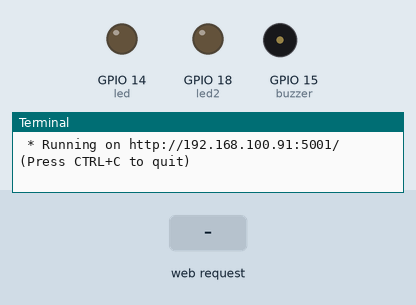
Recording of a program running on a simulated Raspberry Pi (BCM pin numbers). On the bench: output pins drawn as LEDs (lit = HIGH), buzzer (waves = sounding, pin HIGH), the last lines printed to the terminal. Inputs (shaded band) come from the test bench. The clock reads 2024-03-15 10:24:30 at power-on unless the program sets it.

Above: at 1.2 s.
1.3 s: HTTP request for /led/on received
At 1.6 s:
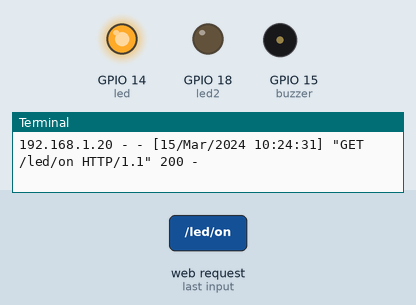
2.8 s: HTTP request for /buzzer/on received
At 3.9 s:
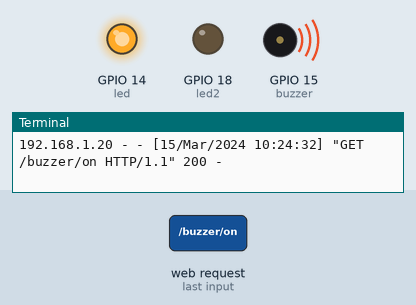
4.3 s: HTTP request for /led/off received
At 5.1 s:
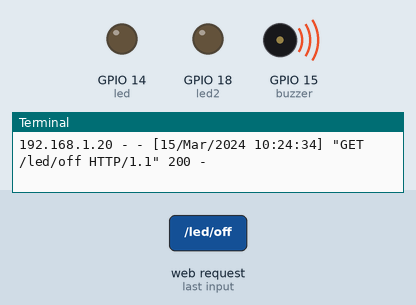
5.8 s: HTTP request for /led2/on received
At 6.2 s:
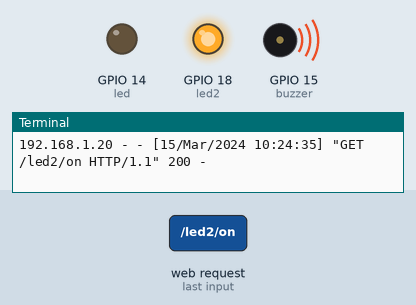
7.3 s: HTTP request for /buzzer/off received
At 8.5 s:
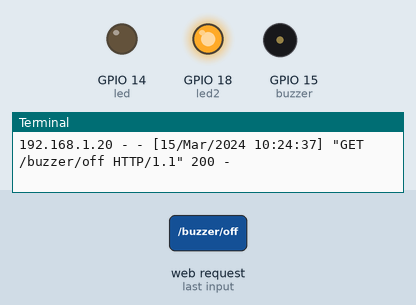
8.8 s: HTTP request for /led2/off received
At 9.7 s:
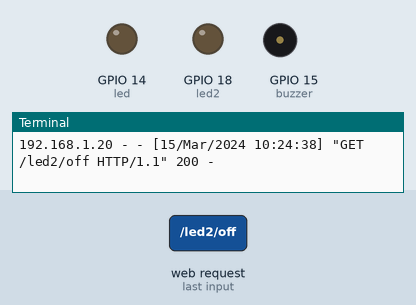
Timing chart, 0 to 11.3 s (numbered marks = the images above; inputs shaded):
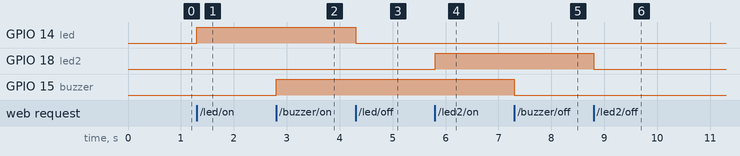

The program:

iot.py
```python
import RPi.GPIO as GPIO
from flask import Flask, render_template, request
from gpiozero import DistanceSensor
from time import sleep

app = Flask(__name__)

GPIO.setmode(GPIO.BCM)
GPIO.setwarnings(False)
led = 14
led2 = 18
buzzer = 15

ledSts = 0
buzzerSts = 0

GPIO.setup(led, GPIO.OUT)
GPIO.setup(buzzer, GPIO.OUT)
GPIO.setup(led2, GPIO.OUT)
GPIO.output(led, GPIO.LOW)
GPIO.output(buzzer, GPIO.LOW)

@app.route("/")
def index():

    ledSts = GPIO.input(led)
    led2Sts = GPIO.input(led)
    buzzerSts = GPIO.input(buzzer)
    dist = 0
    sensor = DistanceSensor(echo=21, trigger=20, max_distance=6.0)
    dist = sensor.distance * 100

    templateData = {
        'led' : ledSts,
        'led2' : led2Sts,
        'buzzer' : buzzerSts,
        'distance' : dist
    }
    return render_template('index.html', **templateData)

@app.route("/<deviceName>/<action>")
def action(deviceName, action):
    dist = 0
    if deviceName == 'led':
        actuator = led
    if deviceName == 'led2':
        actuator = led2
    if deviceName == 'buzzer':
        actuator = buzzer
    if action == "on":
        GPIO.output(actuator, GPIO.HIGH)
    if action == "off":
        GPIO.output(actuator, GPIO.LOW)
    if deviceName == 'distance' and action == 'compute':
        sensor = DistanceSensor(echo=21, trigger=20, max_distance=6.0)
        dist = sensor.distance * 100

    ledSts = GPIO.input(led)
    led2Sts = GPIO.input(led2)
    buzzerSts = GPIO.input(buzzer)

    templateData = {
        'led' : ledSts,
        'led2' : led2Sts,
        'buzzer' : buzzerSts,
        'distance' : dist,
    }
    return render_template('index.html', **templateData)

if __name__ == '__main__':
    app.run(debug=True, host='192.168.100.91', port = 5001)
```

Measured:
- after the input at 1.3 s, GPIO 14 (led): LOW → HIGH at once
- after the input at 2.8 s, GPIO 15 (buzzer): LOW → HIGH at once
- after the input at 4.3 s, GPIO 14 (led): HIGH → LOW at once
- after the input at 5.8 s, GPIO 18 (led2): LOW → HIGH at once
- after the input at 7.3 s, GPIO 15 (buzzer): HIGH → LOW at once
- after the input at 8.8 s, GPIO 18 (led2): HIGH → LOW at once
